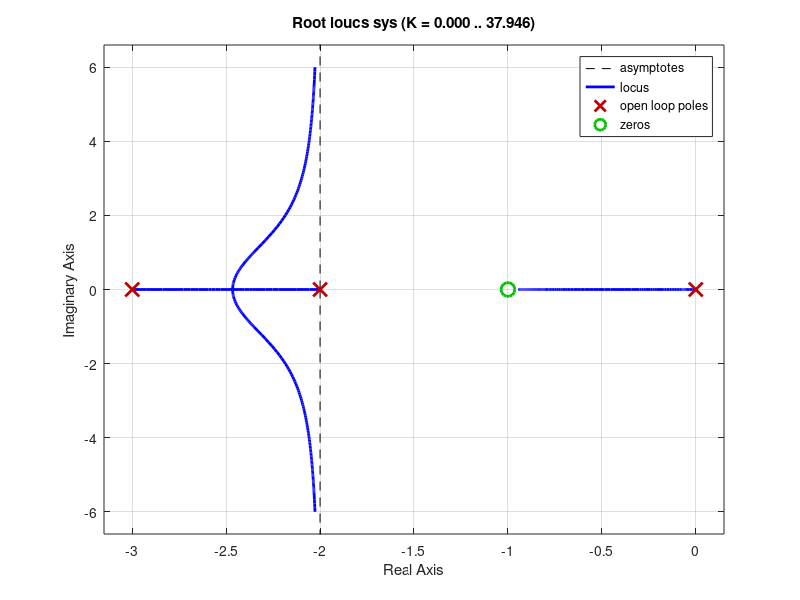
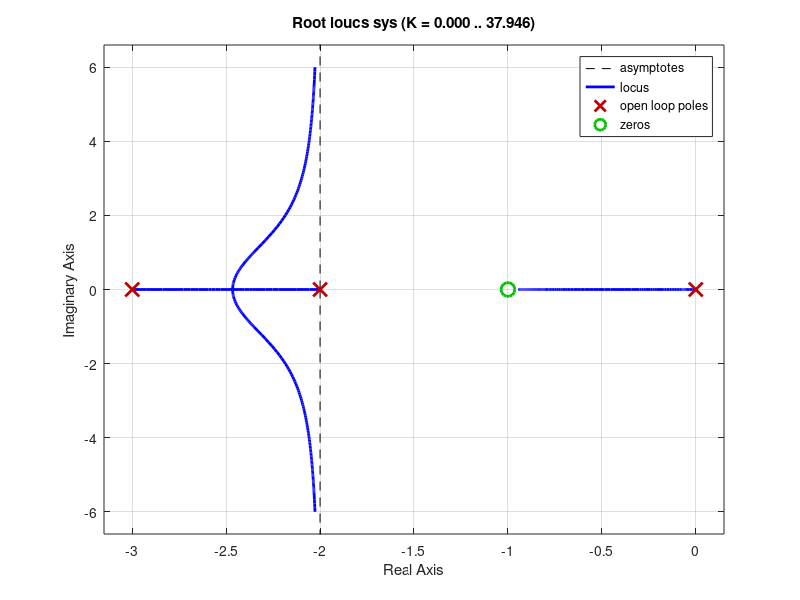

Write MATLAB code to recreate these figures, in order. (Note: this script raises an error after producing the figures.)
close all;
clc;
clear;

%%Gerando a função de transferência em malha aberta
p=[1 1]; %numerador da função de transferência
q=[1 5 6 0]; %denominador da função de transferência
sys=tf(p,q)

%% Gerando o lugar geométrico das raízes
%os polos buscam os zeros no infinito
rlocus(sys);

% o → zeros
% x → polos

% Linhas coloridas são os deslocamento das raízes (polos) conforme a
% variação do ganho k
% Quando as raízes se encontram (k = 0.419), é criticamente amortecido

% P/ polos:
% Duas raízes Subamortecido
% Raízes iguais Sem amortecimento
% Sem raízes 

%% Gera os vetores da posição das raízes associados
[r,K]=rlocus(sys)

%% localizar graficamente um ponto no LGR
disp("-------------------------------------------------------------")
figure(2)
rlocus(sys);
rlocfind(sys) % aparece a cruz que mostra onde o polos estão localizados
              % para aquele valor, resposta no prompt

%% Gera os ganhos/resíduos (r) de frações parciais associados com cada polo
% polo (p)
disp("-------------------------------------------------------------")
K = 20.5775; num = K * [1 4 3]; den = [1 5 6+K K 0];
[r, p, k] = residue(num, den) % Usado para expansão em frações parciais
disp("k = 0 pois não foi usado nas frações parciais")

%% respostas ao degrau K = 20.5775 vetor sem aplicação do degrau 
disp("-------------------------------------------------------------")
K = 20.5775; num = K * [1 4 3]; den = [1 5 6+K K];
sys = tf(num, den)

figure(3)
step(sys)
% characteristics → peak response: pico
% characteristics → setting time: mostra onde começa a entrar em regime
                                % permanente
% characteristics → rise time: p/sistemas superamortecidos tempo de subida
% de 0 a 100%

%% Sensibilidade das raízes para uma mudança de 5% de K
disp("-------------------------------------------------------------")
K = 20.5775; den = [1 5 6+K K]; r1 = roots(den); % raízes do polinomio den
dK = 1.0289;
Km = K + dK; % variação do ganho K
denm = [1 5 6+Km Km]; % novo denominador
r2 = roots(denm); % raízes do novo polinomio denm
dr = r1 - r2; 
Sensibilidade = dr / (dK / K) % sensibilidade 